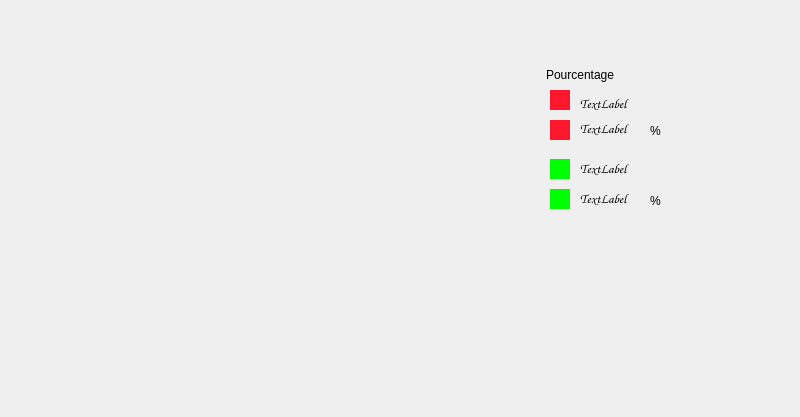
<?xml version="1.0" encoding="UTF-8"?>
<ui version="4.0">
 <class>statistiques</class>
 <widget class="QDialog" name="statistiques">
  <property name="geometry">
   <rect>
    <x>0</x>
    <y>0</y>
    <width>800</width>
    <height>417</height>
   </rect>
  </property>
  <property name="windowTitle">
   <string>Dialog</string>
  </property>
  <widget class="QLabel" name="label_7">
   <property name="geometry">
    <rect>
     <x>650</x>
     <y>190</y>
     <width>21</width>
     <height>21</height>
    </rect>
   </property>
   <property name="text">
    <string>%</string>
   </property>
  </widget>
  <widget class="QLabel" name="label_4">
   <property name="geometry">
    <rect>
     <x>580</x>
     <y>120</y>
     <width>71</width>
     <height>16</height>
    </rect>
   </property>
   <property name="font">
    <font>
     <family>Comic Sans MS</family>
     <pointsize>10</pointsize>
    </font>
   </property>
   <property name="styleSheet">
    <string notr="true"/>
   </property>
   <property name="text">
    <string>TextLabel</string>
   </property>
  </widget>
  <widget class="QLabel" name="label_2">
   <property name="geometry">
    <rect>
     <x>580</x>
     <y>95</y>
     <width>171</width>
     <height>16</height>
    </rect>
   </property>
   <property name="font">
    <font>
     <family>Comic Sans MS</family>
     <pointsize>10</pointsize>
    </font>
   </property>
   <property name="styleSheet">
    <string notr="true"/>
   </property>
   <property name="text">
    <string>TextLabel</string>
   </property>
  </widget>
  <widget class="QLabel" name="label">
   <property name="geometry">
    <rect>
     <x>546</x>
     <y>59</y>
     <width>131</width>
     <height>31</height>
    </rect>
   </property>
   <property name="styleSheet">
    <string notr="true">font: 75 italic 14pt &quot;Arial&quot;;</string>
   </property>
   <property name="text">
    <string>Pourcentage</string>
   </property>
  </widget>
  <widget class="QWidget" name="widget_7" native="true">
   <property name="geometry">
    <rect>
     <x>550</x>
     <y>189</y>
     <width>20</width>
     <height>20</height>
    </rect>
   </property>
   <property name="styleSheet">
    <string notr="true">background-color: rgb(0, 255, 0);</string>
   </property>
  </widget>
  <widget class="QLabel" name="label_6">
   <property name="geometry">
    <rect>
     <x>580</x>
     <y>190</y>
     <width>71</width>
     <height>16</height>
    </rect>
   </property>
   <property name="font">
    <font>
     <family>Comic Sans MS</family>
     <pointsize>10</pointsize>
    </font>
   </property>
   <property name="text">
    <string>TextLabel</string>
   </property>
  </widget>
  <widget class="QWidget" name="widget_6" native="true">
   <property name="geometry">
    <rect>
     <x>550</x>
     <y>159</y>
     <width>20</width>
     <height>20</height>
    </rect>
   </property>
   <property name="styleSheet">
    <string notr="true">background-color: rgb(0, 255, 0);</string>
   </property>
  </widget>
  <widget class="QLabel" name="label_5">
   <property name="geometry">
    <rect>
     <x>650</x>
     <y>120</y>
     <width>21</width>
     <height>21</height>
    </rect>
   </property>
   <property name="text">
    <string>%</string>
   </property>
  </widget>
  <widget class="QLabel" name="label_3">
   <property name="geometry">
    <rect>
     <x>580</x>
     <y>160</y>
     <width>151</width>
     <height>16</height>
    </rect>
   </property>
   <property name="font">
    <font>
     <family>Comic Sans MS</family>
     <pointsize>10</pointsize>
    </font>
   </property>
   <property name="text">
    <string>TextLabel</string>
   </property>
  </widget>
  <widget class="QWidget" name="widget_9" native="true">
   <property name="geometry">
    <rect>
     <x>550</x>
     <y>90</y>
     <width>20</width>
     <height>20</height>
    </rect>
   </property>
   <property name="styleSheet">
    <string notr="true">background-color: rgb(255, 23, 46);</string>
   </property>
  </widget>
  <widget class="QWidget" name="widget_10" native="true">
   <property name="geometry">
    <rect>
     <x>550</x>
     <y>120</y>
     <width>20</width>
     <height>20</height>
    </rect>
   </property>
   <property name="styleSheet">
    <string notr="true">background-color: rgb(255, 23, 46);</string>
   </property>
  </widget>
 </widget>
 <resources/>
 <connections/>
</ui>
